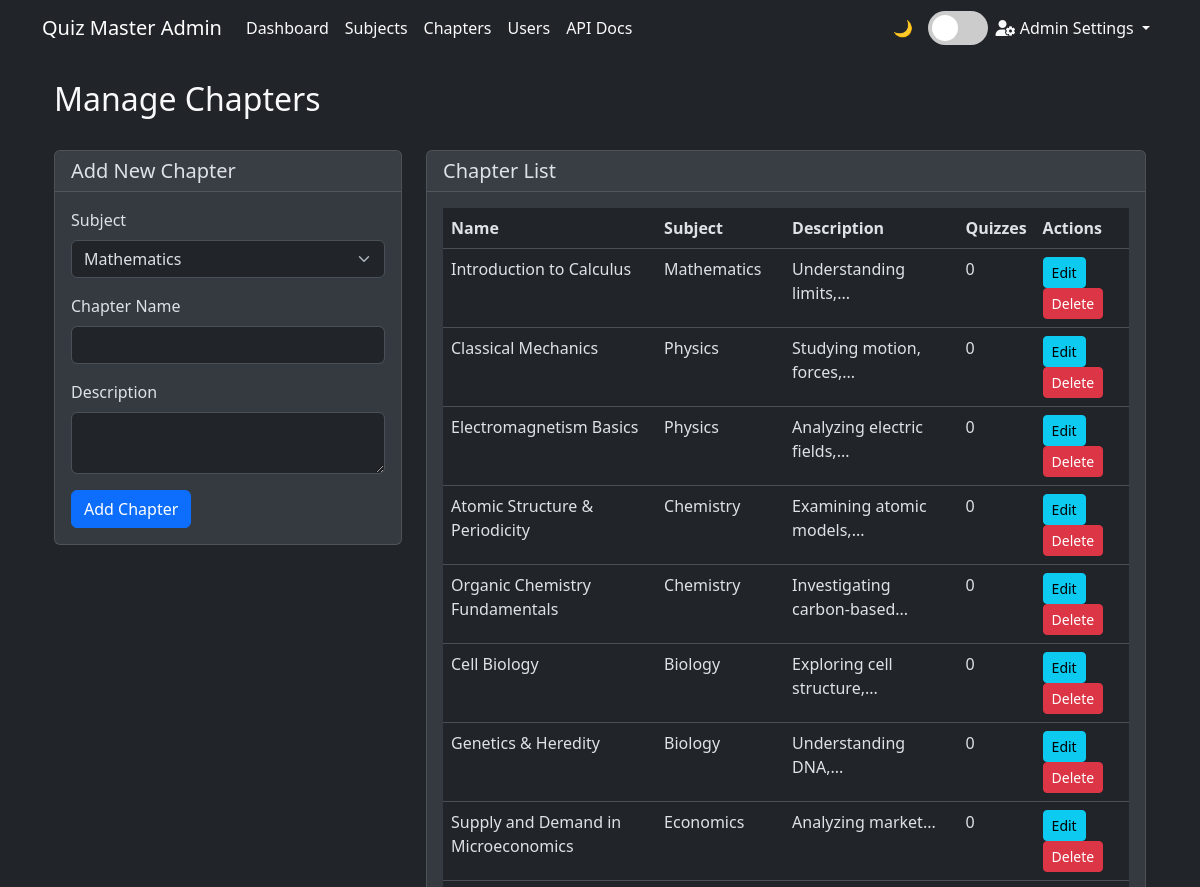
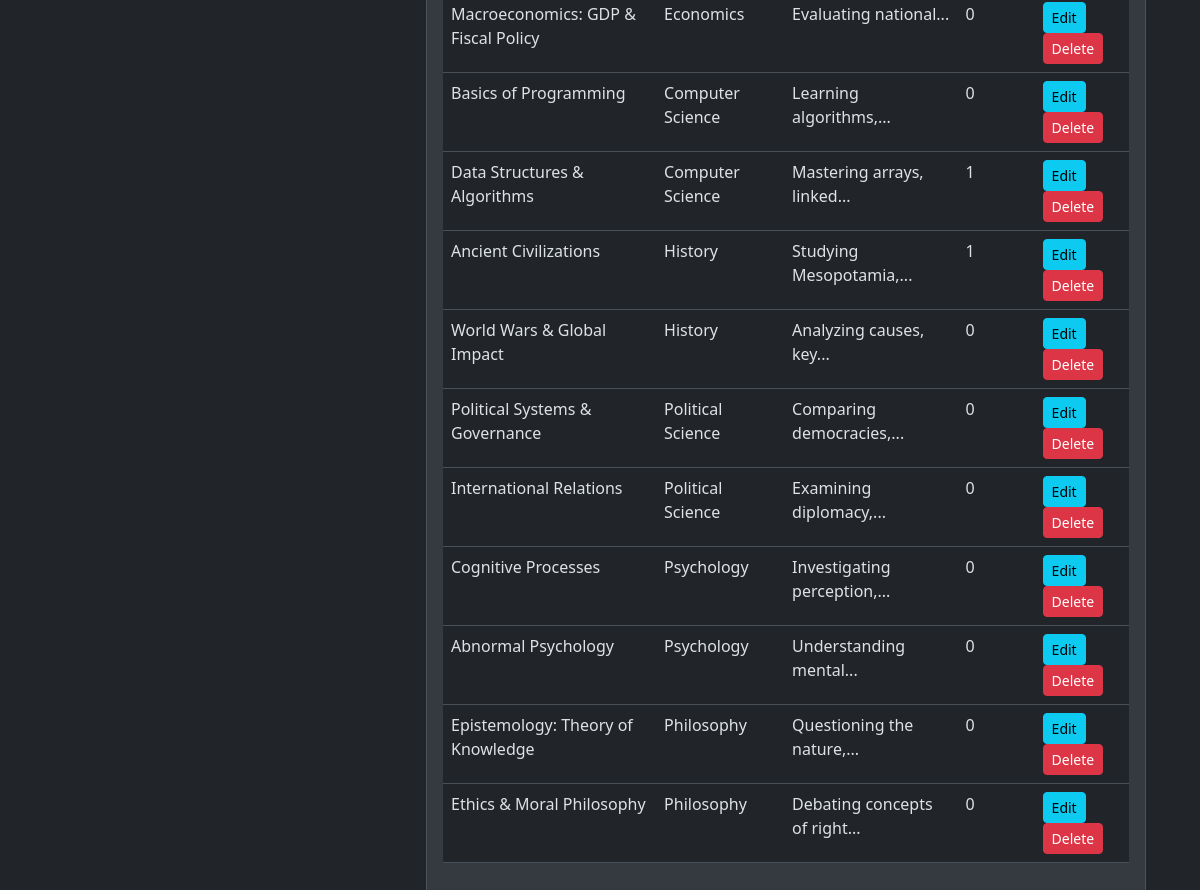
Page /admin/chapters (signed in) on the committed database (2 pictures, top to bottom).
### models.py (models this page shows)
class Chapter(db.Model):
    __tablename__ = 'chapter'
    id = db.Column(db.Integer, primary_key=True)
    subject_id = db.Column(db.Integer, db.ForeignKey('subject.id'), nullable=False)
    name = db.Column(db.String(100), nullable=False)
    description = db.Column(db.Text)
    quizzes = db.relationship('Quiz', backref='chapter', lazy=True)
    __table_args__ = (db.UniqueConstraint('name'),)

class Subject(db.Model):
    __tablename__ = 'subject'
    id = db.Column(db.Integer, primary_key=True)
    name = db.Column(db.String(100), nullable=False)
    description = db.Column(db.Text)
    chapters = db.relationship('Chapter', backref='subject', lazy=True)
    __table_args__ = (db.UniqueConstraint('name'),)

### routes.py (the view, shortened to what this page needs)
@app.route('/admin/chapters', methods=['GET', 'POST'])
@login_required
def manage_chapters():
    if not isinstance(current_user, Admin):
        flash('Access denied. Admin privileges required.', 'danger')
        return redirect(url_for('user_dashboard'))
    form = ChapterForm()
    form.subject_id.choices = [(s.id, s.name) for s in Subject.query.all()]
    chapters = Chapter.query.all()
    return render_template('admin/chapters.html', form=form, chapters=chapters)

### forms.py
class ChapterForm(FlaskForm):
    subject_id = SelectField('Subject',
                             coerce=int,
                             validators=[DataRequired()])
    name = StringField('Chapter Name', validators=[DataRequired()])
    description = TextAreaField('Description', validators=[DataRequired()])

### routes.py (called while the page is built)
@login_manager.user_loader
@login_manager.user_loader
def load_user(user_id):
    try:
        user_type = session.get('user_type')
        if user_type == 'admin':
            return Admin.query.get(int(user_id))
        else:
            return User.query.get(int(user_id))
    except Exception as e:
        logging.error(f"Error in load_user: {str(e)}")
        return None

### templates/admin/chapters.html (shortened to what this page needs)
{% extends "admin/base_admin.html" %}
{% block content %}
<div class="container">
    <div class="row mb-4">
        <div class="col">
            <h2>Manage Chapters</h2>
        </div>
    </div>
    <div class="row">
        <div class="col-md-4">
            <div class="card">
                <div class="card-header">
                    <h5 class="mb-0">Add New Chapter</h5>
                </div>
                <div class="card-body">
                    <form method="POST">
                        <div class="mb-3">
                            {{ form.subject_id.label(class="form-label") }}
                            {{ form.subject_id(class="form-select") }}
                        </div>
                        <div class="mb-3">
                            {{ form.name.label(class="form-label") }}
                            {{ form.name(class="form-control") }}
                        </div>
                        <div class="mb-3">
                            {{ form.description.label(class="form-label") }}
                            {{ form.description(class="form-control") }}
                        </div>
                        <button type="submit" class="btn btn-primary">Add Chapter</button>
                    </form>
                </div>
            </div>
        </div>
        <div class="col-md-8">
            <div class="card">
                <div class="card-header">
                    <h5 class="mb-0">Chapter List</h5>
                </div>
                <div class="card-body">
                    <div class="table-responsive">
                        <table class="table table-hover">
                            <thead>
                                <tr>
                                    <th>Name</th>
                                    <th>Subject</th>
                                    <th>Description</th>
                                    <th>Quizzes</th>
                                    <th>Actions</th>
                                </tr>
                            </thead>
                            <tbody>
                                {% for chapter in chapters %}
                                <tr>
                                    <td>{{ chapter.name }}</td>
                                    <td>{{ chapter.subject.name }}</td>
                                    <td>{{ chapter.description|truncate(30) }}</td>
                                    <td>{{ chapter.quizzes|length }}</td>
                                    <td>
                                        <a href="{{ url_for('edit_chapter', chapter_id=chapter.id) }}" class="btn btn-sm btn-info">Edit</a>
                                        <form method="POST" action="{{ url_for('delete_chapter', chapter_id=chapter.id) }}" class="d-inline" onsubmit="return confirm('Are you sure you want to delete this chapter?');">
                                            <button type="submit" class="btn btn-sm btn-danger">Delete</button>
                                        </form>
                                    </td>
                                </tr>
                                {% endfor %}
                            </tbody>
                        </table>
                    </div>
                </div>
            </div>
        </div>
    </div>
</div>
{% endblock %}

### templates/admin/base_admin.html (style rules this page uses)
:root { --bs-primary-rgb: 13, 110, 253; --bs-secondary-rgb: 108, 117, 125; --bs-success-rgb: 25, 135, 84; --bs-info-rgb: 13, 202, 240; --bs-warning-rgb: 255, 193, 7; --bs-danger-rgb: 220, 53, 69; --bs-light-rgb: 248, 249, 250; --bs-dark-rgb: 33, 37, 41; }
[data-bs-theme="dark"] { --bs-body-color: #dee2e6; --bs-body-bg: #212529; --bs-tertiary-bg-rgb: 52, 58, 64; }
[data-bs-theme="dark"] .card { --bs-card-border-color: rgba(255, 255, 255, 0.125); }
:root { --light-text: #212529; --dark-text: #f8f9fa; --light-bg: #ffffff; --dark-bg: #212529; --light-card-bg: #f8f9fa; --dark-card-bg: #343a40; }
[data-bs-theme="dark"] { --text-color: var(--dark-text); --bg-color: var(--dark-bg); --card-bg: var(--dark-card-bg); }
body { color: var(--text-color); background-color: var(--bg-color); transition: all 0.3s ease; }
.card { background-color: var(--card-bg); }

### rows in the picture
Chapter: name "Introduction to Calculus", subject.name "Mathematics", description "Understanding limits,...", quizzes|length "0"
Chapter: name "Classical Mechanics", subject.name "Physics", description "Studying motion, forces,...", quizzes|length "0"
Chapter: name "Electromagnetism Basics", subject.name "Physics", description "Analyzing electric fields,...", quizzes|length "0"
Chapter: name "Atomic Structure & Periodicity", subject.name "Chemistry", description "Examining atomic models,...", quizzes|length "0"
Chapter: name "Organic Chemistry Fundamentals", subject.name "Chemistry", description "Investigating carbon-based...", quizzes|length "0"
Chapter: name "Cell Biology", subject.name "Biology", description "Exploring cell structure,...", quizzes|length "0"
Chapter: name "Genetics & Heredity", subject.name "Biology", description "Understanding DNA,...", quizzes|length "0"
Chapter: name "Supply and Demand in Microeconomics", subject.name "Economics", description "Analyzing market...", quizzes|length "0"
Chapter: name "Macroeconomics: GDP & Fiscal Policy", subject.name "Economics", description "Evaluating national...", quizzes|length "0"
Chapter: name "Basics of Programming", subject.name "Computer Science", description "Learning algorithms,...", quizzes|length "0"
Chapter: name "Data Structures & Algorithms", subject.name "Computer Science", description "Mastering arrays, linked...", quizzes|length "1"
Chapter: name "Ancient Civilizations", subject.name "History", description "Studying Mesopotamia,...", quizzes|length "1"
Chapter: name "World Wars & Global Impact", subject.name "History", description "Analyzing causes, key...", quizzes|length "0"
Chapter: name "Political Systems & Governance", subject.name "Political Science", description "Comparing democracies,...", quizzes|length "0"
Chapter: name "International Relations", subject.name "Political Science", description "Examining diplomacy,...", quizzes|length "0"
Chapter: name "Cognitive Processes", subject.name "Psychology", description "Investigating perception,...", quizzes|length "0"
Chapter: name "Abnormal Psychology", subject.name "Psychology", description "Understanding mental...", quizzes|length "0"
Chapter: name "Epistemology: Theory of Knowledge", subject.name "Philosophy", description "Questioning the nature,...", quizzes|length "0"
Chapter: name "Ethics & Moral Philosophy", subject.name "Philosophy", description "Debating concepts of right...", quizzes|length "0"
